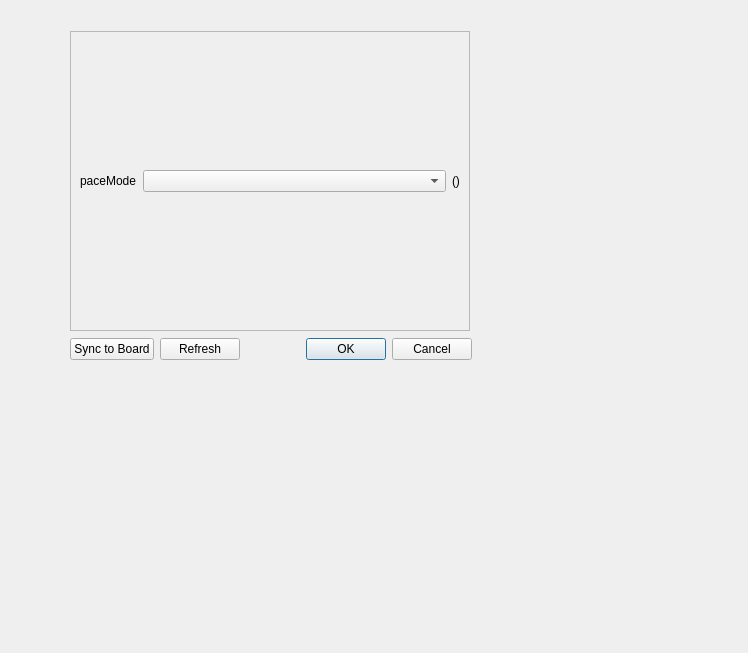
<?xml version="1.0" encoding="UTF-8"?>
<ui version="4.0">
 <class>Dialog</class>
 <widget class="QDialog" name="Dialog">
  <property name="geometry">
   <rect>
    <x>0</x>
    <y>0</y>
    <width>748</width>
    <height>653</height>
   </rect>
  </property>
  <property name="sizePolicy">
   <sizepolicy hsizetype="Maximum" vsizetype="Preferred">
    <horstretch>0</horstretch>
    <verstretch>0</verstretch>
   </sizepolicy>
  </property>
  <property name="minimumSize">
   <size>
    <width>100</width>
    <height>100</height>
   </size>
  </property>
  <property name="windowTitle">
   <string>Dialog</string>
  </property>
  <widget class="QWidget" name="verticalLayoutWidget_2">
   <property name="geometry">
    <rect>
     <x>70</x>
     <y>30</y>
     <width>402</width>
     <height>333</height>
    </rect>
   </property>
   <layout class="QVBoxLayout" name="outerVerticalLayout">
    <item>
     <widget class="QScrollArea" name="scrollArea">
      <property name="sizePolicy">
       <sizepolicy hsizetype="Fixed" vsizetype="Fixed">
        <horstretch>0</horstretch>
        <verstretch>0</verstretch>
       </sizepolicy>
      </property>
      <property name="minimumSize">
       <size>
        <width>400</width>
        <height>300</height>
       </size>
      </property>
      <property name="widgetResizable">
       <bool>true</bool>
      </property>
      <widget class="QWidget" name="scrollAreaWidgetContents">
       <property name="geometry">
        <rect>
         <x>0</x>
         <y>0</y>
         <width>398</width>
         <height>298</height>
        </rect>
       </property>
       <property name="sizePolicy">
        <sizepolicy hsizetype="Preferred" vsizetype="MinimumExpanding">
         <horstretch>0</horstretch>
         <verstretch>0</verstretch>
        </sizepolicy>
       </property>
       <layout class="QVBoxLayout" name="verticalLayout_3">
        <item>
         <layout class="QVBoxLayout" name="scrollVerticalLayout">
          <item>
           <layout class="QHBoxLayout" name="pacemodeHorizontalLayout">
            <property name="sizeConstraint">
             <enum>QLayout::SetMinimumSize</enum>
            </property>
            <item>
             <widget class="QLabel" name="paceModeLabel">
              <property name="text">
               <string>paceMode</string>
              </property>
             </widget>
            </item>
            <item>
             <widget class="QComboBox" name="paceModeComboBox">
              <property name="sizePolicy">
               <sizepolicy hsizetype="MinimumExpanding" vsizetype="Fixed">
                <horstretch>0</horstretch>
                <verstretch>0</verstretch>
               </sizepolicy>
              </property>
              <property name="currentText">
               <string/>
              </property>
             </widget>
            </item>
            <item>
             <widget class="QLabel" name="curPaceModeLabel">
              <property name="text">
               <string>()</string>
              </property>
             </widget>
            </item>
           </layout>
          </item>
         </layout>
        </item>
       </layout>
      </widget>
     </widget>
    </item>
    <item>
     <layout class="QHBoxLayout" name="buttonsHorizontalLayout" stretch="0,0,0">
      <property name="spacing">
       <number>6</number>
      </property>
      <property name="sizeConstraint">
       <enum>QLayout::SetFixedSize</enum>
      </property>
      <item>
       <widget class="QPushButton" name="syncToBoardButton">
        <property name="text">
         <string>Sync to Board</string>
        </property>
       </widget>
      </item>
      <item>
       <widget class="QPushButton" name="refreshButton">
        <property name="text">
         <string>Refresh</string>
        </property>
       </widget>
      </item>
      <item>
       <widget class="QDialogButtonBox" name="buttonBox">
        <property name="orientation">
         <enum>Qt::Horizontal</enum>
        </property>
        <property name="standardButtons">
         <set>QDialogButtonBox::Cancel|QDialogButtonBox::Ok</set>
        </property>
       </widget>
      </item>
     </layout>
    </item>
   </layout>
  </widget>
 </widget>
 <resources/>
 <connections>
  <connection>
   <sender>buttonBox</sender>
   <signal>accepted()</signal>
   <receiver>Dialog</receiver>
   <slot>accept()</slot>
   <hints>
    <hint type="sourcelabel">
     <x>248</x>
     <y>254</y>
    </hint>
    <hint type="destinationlabel">
     <x>157</x>
     <y>274</y>
    </hint>
   </hints>
  </connection>
  <connection>
   <sender>buttonBox</sender>
   <signal>rejected()</signal>
   <receiver>Dialog</receiver>
   <slot>reject()</slot>
   <hints>
    <hint type="sourcelabel">
     <x>316</x>
     <y>260</y>
    </hint>
    <hint type="destinationlabel">
     <x>286</x>
     <y>274</y>
    </hint>
   </hints>
  </connection>
 </connections>
</ui>
